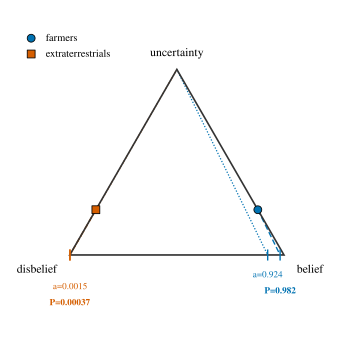

Generate this figure with Python:
#!/usr/bin/env python3
"""fig_opinion_triangle: the subjective-logic opinion triangle, vertices
belief / disbelief / uncertainty, with the farmers vs extraterrestrials
worked example from IDEAL-STATE-AND-UNKNOWNS-SPEC.md §2.

An opinion (b, d, u) plots at the barycentric point b*B + d*D + u*U. The
projected probability P(h) = b + a*u reads off the base edge along the line
through the opinion point that runs parallel to the segment from the
uncertainty vertex U to the base-rate point (a, 0): every point on that
parallel line shares one P value, so the construction recovers P without a
lookup, only a ruler.

Worked values (§2, farmers vs extraterrestrials at Catalhoyuk, after pooling
three evidence items):
  farmers:         b=0.756, d=0.000, u=0.244, a=0.924  -> P=0.982
  extraterrestrials: b=0.000, d=0.756, u=0.244, a=0.0015 -> P=0.00037

Deterministic: fixed input opinions, no randomness.
Run: python3 fig_opinion_triangle.py
"""
import os
import sys

sys.path.insert(0, os.path.dirname(os.path.abspath(__file__)))
from _style import COL_SINGLE, OKABE_ITO, save, set_style

set_style()
import numpy as np
import matplotlib.pyplot as plt

HERE = os.path.dirname(os.path.abspath(__file__))
H = np.sqrt(3) / 2  # apex height of a unit-base equilateral triangle

# vertices: Belief, Disbelief, Uncertainty
B_V = np.array([1.0, 0.0])
D_V = np.array([0.0, 0.0])
U_V = np.array([0.5, H])

POINTS = {
    "farmers": {"b": 0.756, "d": 0.000, "u": 0.244, "a": 0.924, "P": 0.982,
                "color": OKABE_ITO["blue"], "marker": "o"},
    "extraterrestrials": {"b": 0.000, "d": 0.756, "u": 0.244, "a": 0.0015, "P": 0.00037,
                           "color": OKABE_ITO["vermillion"], "marker": "s"},
}


def bary_to_xy(b, d, u):
    return b * B_V + d * D_V + u * U_V


def main():
    fig, ax = plt.subplots(figsize=(COL_SINGLE, 3.55))

    tri = plt.Polygon([B_V, D_V, U_V], closed=True, fill=False,
                       edgecolor="#333333", linewidth=1.2, zorder=2)
    ax.add_patch(tri)

    ax.text(*(B_V + [0.06, -0.045]), "belief", ha="left", va="top", fontsize=8.5)
    ax.text(*(D_V + [-0.06, -0.045]), "disbelief", ha="right", va="top", fontsize=8.5)
    ax.text(*(U_V + [0.0, 0.045]), "uncertainty", ha="center", va="bottom", fontsize=8.5)

    for name, p in POINTS.items():
        xy = bary_to_xy(p["b"], p["d"], p["u"])
        a_xy = np.array([p["a"], 0.0])

        # base-rate direction: reference line from U to (a, 0)
        ax.plot([U_V[0], a_xy[0]], [U_V[1], a_xy[1]], color=p["color"],
                linestyle=(0, (1, 1.4)), linewidth=0.9, zorder=1)
        ax.plot(*a_xy, marker="|", markersize=8, color=p["color"], zorder=3)

        # projector line: through the opinion point, parallel to U-(a,0), to the base
        p_xy = np.array([p["P"], 0.0])
        ax.plot([xy[0], p_xy[0]], [xy[1], p_xy[1]], color=p["color"],
                linestyle=(0, (4, 2)), linewidth=1.0, zorder=1)
        ax.plot(*p_xy, marker="|", markersize=8, color=p["color"], zorder=3)

        ax.scatter(*xy, s=32, color=p["color"], marker=p["marker"], edgecolor="black",
                   linewidth=0.6, zorder=4, label=name)

        label_y = -0.075 if name == "farmers" else -0.13
        ax.annotate(f"a={p['a']:g}", a_xy, xytext=(a_xy[0], label_y),
                    ha="center", va="top", fontsize=6.6, color=p["color"])
        ax.annotate(f"P={p['P']:g}", p_xy, xytext=(p_xy[0], label_y - 0.075),
                    ha="center", va="top", fontsize=6.6, color=p["color"], fontweight="bold")

    ax.set_xlim(-0.18, 1.18)
    ax.set_ylim(-0.30, H + 0.16)
    ax.set_aspect("equal")
    ax.axis("off")
    ax.legend(loc="upper left", bbox_to_anchor=(-0.05, 1.02), frameon=False, fontsize=7.5,
              handletextpad=0.4, borderaxespad=0.0)

    fig.tight_layout()
    save(fig, os.path.join(HERE, "fig_opinion_triangle"))


if __name__ == "__main__":
    main()
